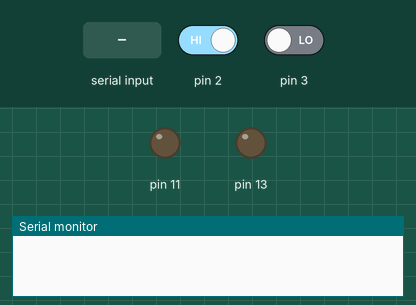
This sketch was run on a simulated Arduino Uno, built with avr-gcc and run on an emulated ATmega328P. Parts: output pins drawn as LEDs (lit = HIGH), the last lines printed to the serial monitor. The inputs (shaded band) are chosen by the test bench; at power-on: pin 2 HIGH, pin 3 LOW.

Above: at 1.2 s.
1.3 s: "90,45\n" received over Serial
At 2.5 s:
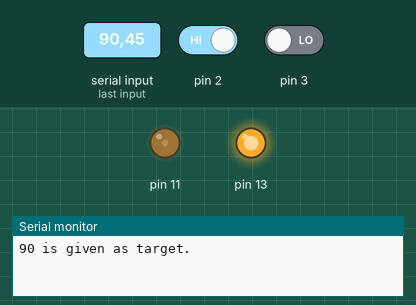
2.8 s: byte 10 ('\n') received over Serial
At 3.6 s:
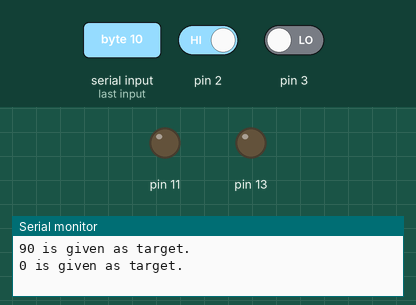
4.3 s: pin 2 driven LOW
At 4.8 s:
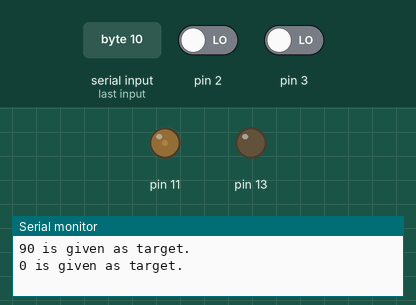
5.8 s: "30,150\n" received over Serial
At 7.0 s:
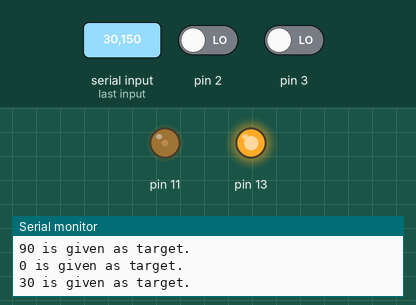
7.3 s: "0\n" received over Serial
At 8.3 s:
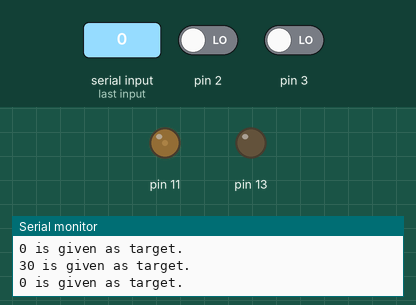
Timing chart, 0 to 9.8 s (numbered marks = the images above; inputs shaded):
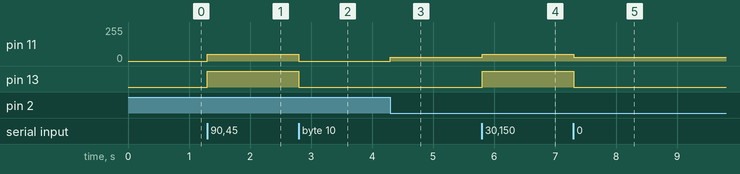

Measured:
- after the input at 1.3 s, pin 11: 0/255 → 50/255 at once; pin 13: LOW → HIGH at once
- after the input at 2.8 s, pin 11: 50/255 → 0/255 at once; pin 13: HIGH → LOW at once
- after the input at 4.3 s, pin 11: 0/255 → 30/255 at once
- after the input at 5.8 s, pin 11: 30/255 → 50/255 at once; pin 13: LOW → HIGH at once
- after the input at 7.3 s, pin 11: 50/255 → 30/255 at once; pin 13: HIGH → LOW at once

The sketch:

driver.ino
```cpp
/*
********************************************************************************
* Filename      : Kinematic Controller
* Author        : Susung Park
* Description   : Kinematics controller for autonomous vehicle.
* Version       : On development...
********************************************************************************
*/

#include "pid_controller.h"
#include "serial_handler.h"
#include "motor.h"

// Serial handler buffers.
char inboundSerialBuffer[100];
char outboundSerialBuffer[100];
SerialHandler serial(inboundSerialBuffer, outboundSerialBuffer);

// Encoder values
EncoderMotor encoderMotor(13, 11, 2, 3);

long posTarget;

// Initiate PID controllers.
PIDController<long, long> positionPID(15, 0.001, 0.001);
PIDController<long, long> velocityPID(2, 0.001, 0.001);
long positionPIDOutput;
int velocityPIDOutput;

void encoderCallback()
{
    if (digitalRead(encoderMotor.GetEncoderDirPin()) == LOW)
        encoderMotor.Increment();
    else
        encoderMotor.Decrement();

    positionPID.SetSysoutVal(encoderMotor.GetEncoderVal());
    velocityPID.SetSysoutVal(encoderMotor.GetEncoderSpeed());

    int val = encoderMotor.GetEncoderVal();
    if (val % 20 == 0)
        Serial.println(val);
}

void setup()
{
    Serial.begin(57600);

    // Attach interrupt to pin 2.
    attachInterrupt(digitalPinToInterrupt(2), encoderCallback, FALLING);
}

void loop()
{
    serial.Receive();
    if (serial.IsDataReady())
    {
        posTarget = atol(inboundSerialBuffer);
        positionPID.SetTargetVal(posTarget);
        Serial.print(posTarget);
        Serial.println(" is given as target.");
        serial.ConsumeData();
    }

    positionPIDOutput = positionPID.ExecFreePID(posTarget);
    velocityPID.SetTargetVal(positionPIDOutput);
    velocityPIDOutput = velocityPID.ExecClippedPID(positionPIDOutput, -50, 50);
    encoderMotor.SetSpeed(velocityPIDOutput);

//    Serial.print("Target Pos: ");
//    Serial.print(posTarget);
//    Serial.print(" / Current Pos: ");
//    Serial.print(encoderMotor.GetEncoderVal());
//    Serial.print(" / Position PID: ");
//    Serial.print(positionPIDOutput);
//    Serial.print(" / Velocity PID: ");
//    Serial.println(velocityPIDOutput);
//    delay(100);
}
```

motor.h
```cpp
#ifndef MOTOR_H_
#define MOTOR_H_

class EncoderMotor
{
    public:
    EncoderMotor(int motor_dir, int motor_pwm, int encoder_clk, int encoder_dir);

    public:
    void SetSpeed(int val);

    public:
    void Increment();
    void Decrement();

    public:
    int GetEncoderClkPin();
    int GetEncoderDirPin();
    long GetEncoderVal();
    double GetEncoderSpeed();

    private:
    int motor_dir_pin_;
    int motor_pwm_pin_;
    int motor_dir_val_;
    int motor_pwm_val_;

    private:
    int encoder_clk_pin_;
    int encoder_dir_pin_;
    long timestamp_curr_;
    long timestamp_prev_;
    long encoder_val_;
    long encoder_speed_;
};

EncoderMotor::EncoderMotor(int dir_pin, int pwm_pin, int encoder_clk, int encoder_dir)
  : motor_dir_pin_(dir_pin), motor_pwm_pin_(pwm_pin),
    encoder_clk_pin_(encoder_clk), encoder_dir_pin_(encoder_dir),
    timestamp_curr_(0), timestamp_prev_(0)
{
    pinMode(motor_dir_pin_, OUTPUT);
    pinMode(motor_pwm_pin_, OUTPUT);
    pinMode(encoder_clk_pin_, INPUT);
    pinMode(encoder_dir_pin_, INPUT);
}

void EncoderMotor::SetSpeed(int val)
{
    if (val > 0)
    {
        motor_dir_val_ = HIGH;
        motor_pwm_val_ = val;
    }
    else
    {
        motor_dir_val_ = LOW;
        motor_pwm_val_ = -val;
    }

    digitalWrite(motor_dir_pin_, motor_dir_val_);
    analogWrite(motor_pwm_pin_, motor_pwm_val_);
}

void EncoderMotor::Increment()
{
    ++encoder_val_;
    timestamp_curr_ = micros();
    encoder_speed_ = MICROS / (timestamp_curr_ - timestamp_prev_);
    timestamp_prev_ = timestamp_curr_;
}

void EncoderMotor::Decrement()
{
    --encoder_val_;
    timestamp_curr_ = micros();
    encoder_speed_ = -MICROS / (timestamp_curr_ - timestamp_prev_);
    timestamp_prev_ = timestamp_curr_;
}

int EncoderMotor::GetEncoderClkPin()
{
    return encoder_clk_pin_;
}

int EncoderMotor::GetEncoderDirPin()
{
    return encoder_dir_pin_;
}

long EncoderMotor::GetEncoderVal()
{
    return encoder_val_;
}

double EncoderMotor::GetEncoderSpeed()
{
    return encoder_speed_;
}

#endif
```

pid_controller.h
```cpp
/*
********************************************************************************
* Filename      : PID Controller
* Author        : Susung Park
* Description   : Generic PID controller
* Version       : On development...
********************************************************************************
*/

#ifndef PID_CONTROLLER_H_
#define PID_CONTROLLER_H_

#define MILLIS 1000
#define MICROS 1000000

template <typename T_src, typename T_out>
class PIDController
{
public:
    PIDController(T_out, T_out, T_out);

public:
    void SetTargetVal(T_src val);
    void SetSysoutVal(T_src val);

public:
    T_out ExecFreePID(T_src&);
    T_out ExecClippedPID(T_src&, T_out, T_out);

private: // PID gains
    T_out kp_;
    T_out ki_;
    T_out kd_;

private: // PID computations
    T_out err_curr_;
    T_out err_prev_;
    T_out err_gross_;
    T_out err_integral_;
    T_out err_derivative_;

private: // State variables
    T_src target_val_;
    T_src sysout_val_;
    long timestamp_curr_;        // Current timestamp
    long timestamp_prev_;        // Previous timestamp
    long timestamp_diff_;        // Time step between current and previous timestamp
};

template <typename T_src, typename T_out>
PIDController<T_src, T_out>::PIDController(T_out kp, T_out ki, T_out kd)
  : kp_(kp), ki_(ki), kd_(kd),
    err_curr_(0), err_prev_(0), err_integral_(0), err_derivative_(0),
    target_val_(0), sysout_val_(0),
    timestamp_curr_(0), timestamp_prev_(0), timestamp_diff_(0)
{

}

template <typename T_src, typename T_out>
void PIDController<T_src, T_out>::SetTargetVal(T_src val)
{
    target_val_ = val;
}

template <typename T_src, typename T_out>
void PIDController<T_src, T_out>::SetSysoutVal(T_src val)
{
    sysout_val_ = val;
}

template <typename T_src, typename T_out>
T_out PIDController<T_src, T_out>::ExecFreePID(T_src &tracking_val)
{
    // Calculate time difference.
    timestamp_curr_ = micros();
    timestamp_diff_ = timestamp_curr_ - timestamp_prev_;

    // Calculate the error.
    err_curr_ = target_val_ - sysout_val_;

    // Calculate each PID variable.
    err_gross_ += err_curr_;
    err_integral_ = err_gross_ / MICROS;
    err_derivative_ = (err_curr_ - err_prev_) * MICROS;

    T_out pidVal = T_out(err_curr_ * kp_) + T_out(err_integral_ * ki_) + T_out(err_derivative_ * kd_);
    err_prev_ = err_curr_;
    return pidVal;
}

template <typename T_src, typename T_out>
T_out PIDController<T_src, T_out>::ExecClippedPID(T_src &tracking_val, T_out min_bound, T_out max_bound)
{
    T_out pidVal = ExecFreePID(tracking_val);
    pidVal = (pidVal > max_bound ? max_bound : (pidVal < min_bound ? min_bound : pidVal));
    return pidVal;
}

#endif
```

serial_handler.h
```cpp
#ifndef SERIAL_HANDLER_H_
#define SERIAL_HANDLER_H_

class SerialHandler
{
    public:
    SerialHandler();
    SerialHandler(char*, char*);

    public:
    void Receive();
    bool IsSerialActive();
    bool IsDataReady();
    void DeactivateSerial();
    void ConsumeData();

    private:
    char *inbound_buffer_;
    char *outbound_buffer_;
    char char_buf_;
    bool serial_active_;
    bool data_ready_;
    int inbound_cursor_;
    int outbound_cursor_;
};

SerialHandler::SerialHandler()
  : serial_active_(false), data_ready_(false),
    inbound_buffer_(NULL), outbound_buffer_(NULL)
{}

SerialHandler::SerialHandler(char *inbound_buf, char *outbound_buf)
  : serial_active_(false), data_ready_(false),
    inbound_buffer_(inbound_buf), outbound_buffer_(outbound_buf)
{}

void SerialHandler::Receive()
{
    if (Serial.available())
    {
        if (!serial_active_)
        {
            serial_active_ = true;
            data_ready_ = false;
            inbound_cursor_ = -1;
        }

        char_buf_ = Serial.read();
        inbound_buffer_[++inbound_cursor_] = char_buf_;

        if (char_buf_ == '\n')
        {
            inbound_buffer_[inbound_cursor_] == '\0';
            data_ready_ = true;
            inbound_cursor_ = -1;
        }
    }
}

bool SerialHandler::IsSerialActive()
{
    return serial_active_;
}

bool SerialHandler::IsDataReady()
{
    return data_ready_;
}

void SerialHandler::DeactivateSerial()
{
    serial_active_ = false;
}

void SerialHandler::ConsumeData()
{
    data_ready_ = false;
}

#endif
```
